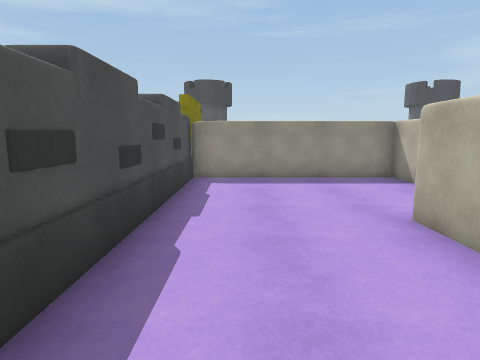
[1] (above)

15 first-person views from a walk through a Unity game level. The camera is 1.4 m above the floor, tilts 8° down and sees 75° across. The floor is counted in squares, 1 m on a side. Each view is taken from the middle of a square. On the plan, view 1 faces up. The plan holds only what a view shows up to about 14 squares ahead; the rest is blank. The player character is not drawn. Some animated figures are left out. Door leaves are left out, so doorways stand open.

[2]
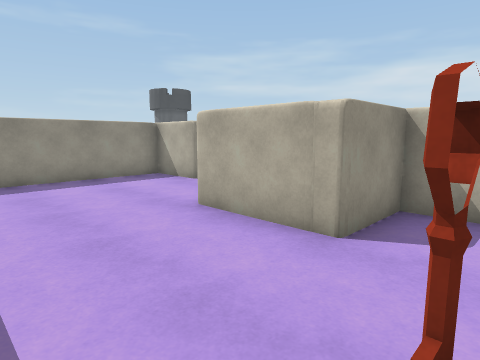

[3]
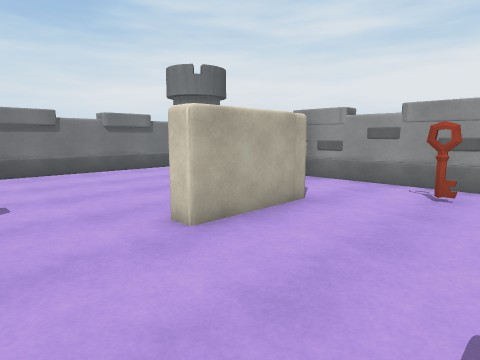

[4]
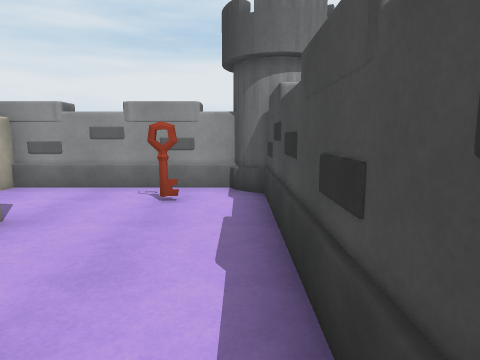

[5]
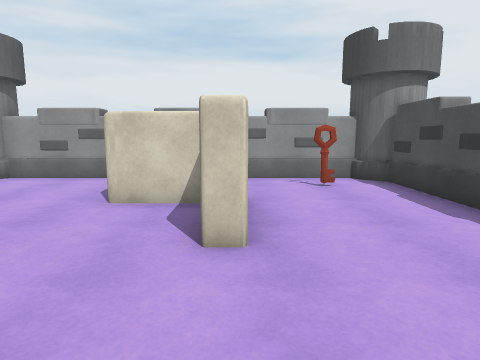

[6]
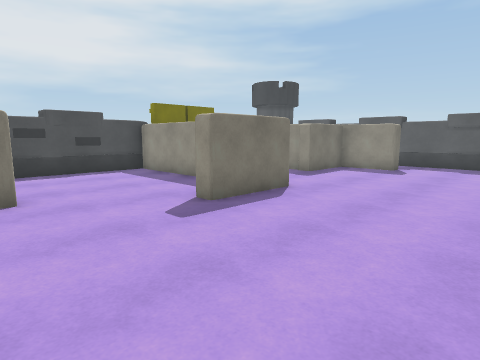

[7]
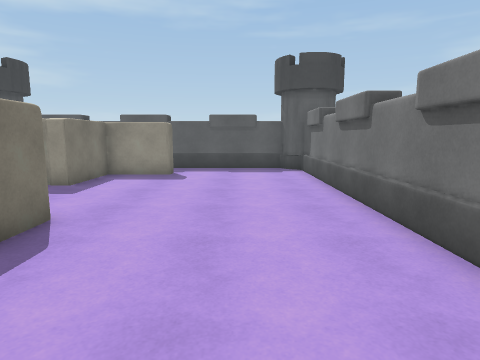

[8]
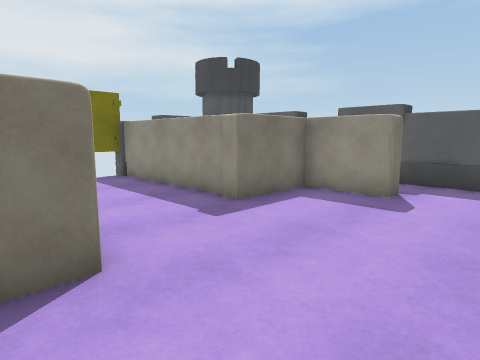

[9]
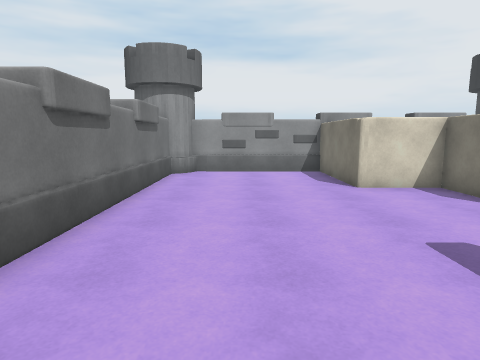

[10]
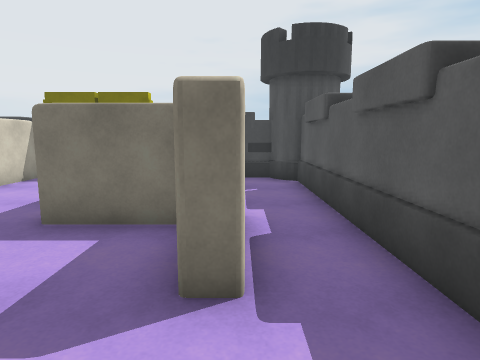

[11]
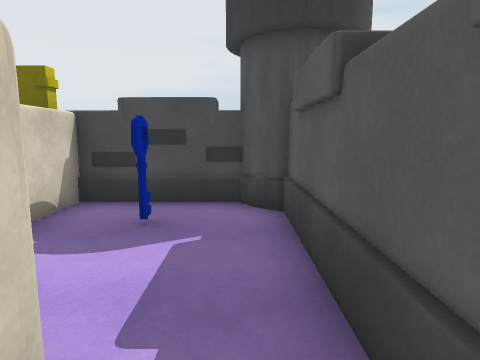

[12]
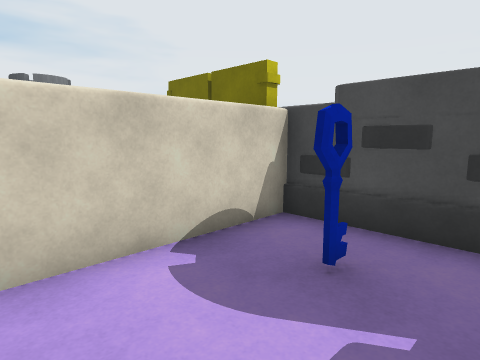

[13]
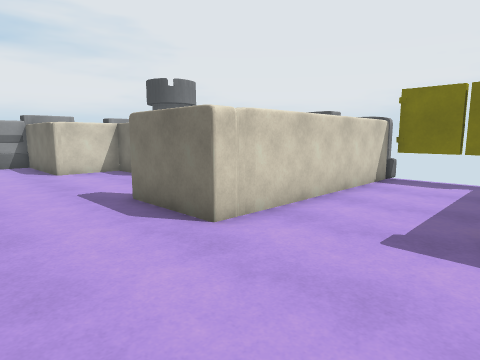

[14]
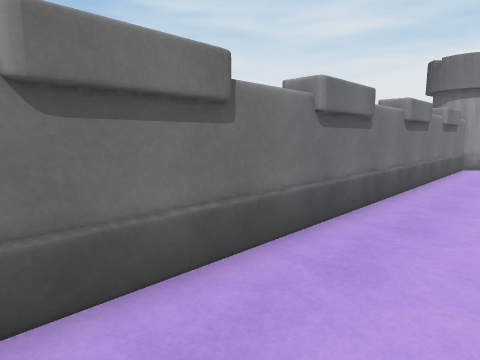

[15]
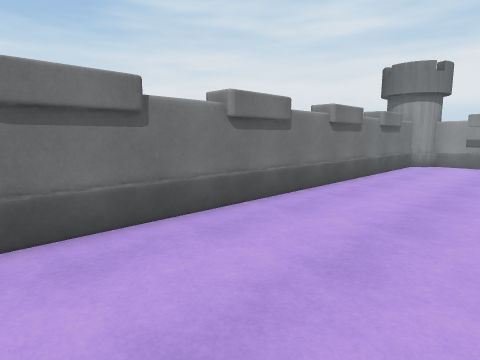

### Floor plan
Points are (right, up) in squares from view 1. A wall is a line through its corners. A room is listed if a view was taken in it or the views show most of it. See-through windows are left out.
Room 1 (views 1, 2, 3, 4, 5)
walls: (2.9, 5.2) (3.5, 5.2); (2.9, 1.9) (2.9, 5.2); (5.2, 8.3) (5.2, 10.6) (-1.5, 10.6); (5.2, 0.6) (5.2, 1.9) (2.9, 1.9) (2.9, 2.4); (-1.7, 10.9) (-1.7, -0.9); (-1, -1.5) (5.2, -1.5) (5.2, -0.9)
ways out: open door at (4.5, 7) to room 2
objects: tower (-1, -1); other object (1, 0)
Room 2 (views 6, 7, 8, 9, 10, 11, 13, 14, 15)
walls: (5.2, 11.3) (5.8, 11.2) (5.8, 8.3) (5.2, 8.3); (3.5, 5.2) (3.5, 2.6) (5.8, 2.6) (5.8, 2.1); (1.1, 11.2) (5.8, 11.2); (5.8, 2.6) (5.8, -1.5) (11, -1.5); (6.4, 18) (6.4, 17.4) (4.2, 17.4) (4.2, 14.9) (1, 14.9); (11, 19.9) (3.6, 19.9); (8.2, -1.4) (9.7, -1.5); (11.7, -0.9) (11.7, 19.1)
ways out: open door at (4.5, 7) to room 1; opening at (4, 19) to room 3; open door at (1, 13)
objects: tower (11, -1); tower (11, 19)
Room 3 (view 12)
walls: (-1.6, 18.5) (-1.8, 17); (-1.7, 19.1) (-1.7, 15.6) (2.6, 15.6); (3.6, 19.9) (-0.9, 19.9)
ways out: opening at (4, 19) to room 2
objects: tower (-1, 19); other object (0, 17)

Where each view was taken, in squares from view 1:
view 1: 0 up, 0 right, facing up
view 2: 0 up, 1 left, facing up-right
view 3: 8 up, 1 left, facing down-right
view 4: 7 up, 1 left, facing down
view 5: 9 up, 3 right, facing down
view 6: 4 up, 11 right, facing up-left
view 7: 6 up, 9 right, facing up
view 8: 10 up, 9 right, facing up-left
view 9: 11 up, 9 right, facing down
view 10: 18 up, 9 right, facing left
view 11: 19 up, 5 right, facing left
view 12: 19 up, 3 right, facing down-left
view 13: 15 up, 9 right, facing down-left
view 14: 15 up, 9 right, facing down-right
view 15: 15 up, 7 right, facing down-right
